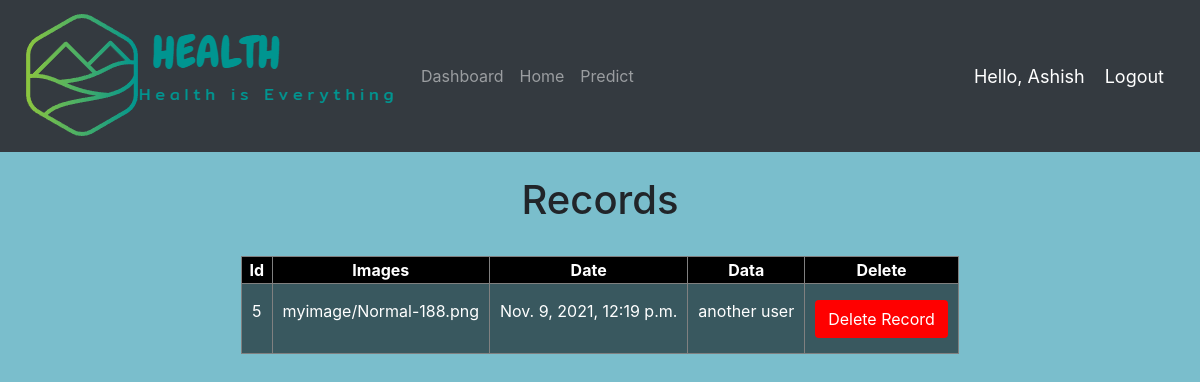
The page /records/ (signed in) on the database its author committed.
### LungHealthDetection/models.py (models this page shows)
class ImageForm(models.Model):
    userid = models.ForeignKey(User, default = 1, null = True, on_delete = models.CASCADE)
    photo = models.ImageField(upload_to="myimage")
    date = models.DateTimeField(auto_now_add=True)
    data = models.TextField(null=True,blank = True)

### LungHealthDetection/views.py (the view)
# urls.py: path('records/', views.records, name="records"),
def records(request):
	records = ImageForm.objects.all().order_by('-date')
	return render(request, 'LungHealthDetection/records.html',{'records' : records })

### LungHealthDetection/templates/LungHealthDetection/records.html (shortened to what this page needs)
{% load static %}
<!DOCTYPE html>
<html>
<head>
	<link rel="stylesheet" href="https://stackpath.bootstrapcdn.com/bootstrap/4.3.1/css/bootstrap.min.css">
	<link rel="stylesheet" type="text/css" href="{% static '/css/main.css' %}">
</head>
<body>
	{%  include 'LungHealthDetection/navbar.html' %}
	<br />
	<div class="container-fluid">
        <div class="paragraph" style="text-align: center;"><h1>Records</h1></div>
	{% block content %}
	<br />
		{% if records %}
			<table align="center" border="1">
				<tr style="text-align: center; background-color: black; color: white;">
					<th>Id</th>
					<th>Images</th>
					<th>Date</th>
					<th>Data</th>
					<th>Delete</th>
				</tr>
				{% for record in records %}
					{% if request.user == record.userid %}
						<tr style="text-align: center; background-color: rgba(0, 0, 0, 0.535); color: white;">
							<td>{{ record.id }}</td>
							<td><a href= "{{ record.photo.url }}" >{{record.photo}}</a></td>
							<td>{{ record.date }}</td>
							<td>{{ record.data }}</td>
							<td><div class="d-flex justify-content-center mt-3 login_container">
								<a href="{% url 'record_del' pk=record.id %}" class="btn delete_btn">Delete Record</a>
							</div></td>
						</tr>
					{% endif %}
				{% endfor %}
			</table>
			<br /><br /><br />
		{% else %}
			<h1>No Data</h1>
		{% endif %}
	{% endblock %}
    </div>
</body>
</html>

### LungHealthDetection/templates/LungHealthDetection/navbar.html (shortened to what this page needs)
<html>
<head>
</head>
<body>
{% load static %}
<nav class="navbar navbar-expand-lg navbar-dark bg-dark">
 <img src="{% static 'images/logo3.PNG' %} " />
  <div class="collapse navbar-collapse" id="navbarNav">
    <ul class="navbar-nav">
      <li class="nav-item ">
        {% if user.is_authenticated %}
          <a class="nav-link" href="{% url 'dashboard' %}">Dashboard</a>
        {% else %}
          <a class="nav-link" href="{% url 'home' %}">Dashboard</a>
        {% endif %}
      </li>
      <li class="nav-item ">
        <a class="nav-link" href="{% url 'home' %}">Home </a>
      </li>
      {% if user.is_authenticated %}
        <li class="nav-item ">
          <a class="nav-link" href="{% url 'predict' %}">Predict </a>
        </li>
      {% endif %}
    </ul>
  </div>
  {% if user.is_authenticated %}
    <span class="hello-msg">Hello, {{request.user}}</span>
    <span ><a  class="hello-msg" href="{% url 'logout' %}">Logout</a></span>
  {% else %}
    <spam><a class="hello-msg" href="{% url 'login' %}">Login</a></spam>
  {% endif %}
</nav>
</body>
</html>

### static/css/main.css (style rules this page uses)
body { background-color: #ebeff5; }

### LungHealthDetection/templates/LungHealthDetection/records.html (style rules this page uses)
body { background-color: #7ABECC; }
a { color: white; }
td { padding-left: 10px; padding-right: 10px ; padding-top: 0px; padding-bottom: 15px; }
.delete_btn { width: 100%; background: #ff0000 !important; color: white !important; }

### LungHealthDetection/templates/LungHealthDetection/navbar.html (style rules this page uses)
.hello-msg { font-size: 18px; color: #fff; margin-right: 20px; }

### rows shown on the page
ImageForm: id "5", photo "myimage/Normal-188.png", date "Nov. 9, 2021, 12:19 p.m.", data "another user"

### other values the page prints
{{ request.user }} "Ashish"
